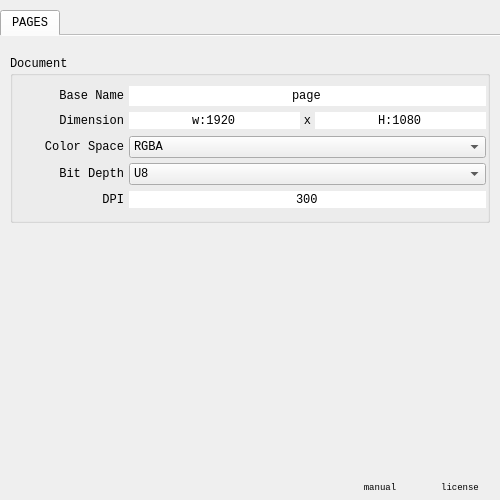
<?xml version="1.0" encoding="UTF-8"?>
<ui version="4.0">
 <class>projectpages_settings</class>
 <widget class="QWidget" name="projectpages_settings">
  <property name="geometry">
   <rect>
    <x>0</x>
    <y>0</y>
    <width>500</width>
    <height>500</height>
   </rect>
  </property>
  <property name="sizePolicy">
   <sizepolicy hsizetype="Ignored" vsizetype="Ignored">
    <horstretch>0</horstretch>
    <verstretch>0</verstretch>
   </sizepolicy>
  </property>
  <property name="font">
   <font>
    <family>Lucida Console</family>
   </font>
  </property>
  <layout class="QVBoxLayout" name="imagineboard_settings_layout">
   <property name="spacing">
    <number>5</number>
   </property>
   <property name="leftMargin">
    <number>0</number>
   </property>
   <property name="topMargin">
    <number>10</number>
   </property>
   <property name="rightMargin">
    <number>0</number>
   </property>
   <property name="bottomMargin">
    <number>5</number>
   </property>
   <item>
    <widget class="QTabWidget" name="tab_widget">
     <property name="currentIndex">
      <number>0</number>
     </property>
     <property name="documentMode">
      <bool>true</bool>
     </property>
     <property name="movable">
      <bool>true</bool>
     </property>
     <widget class="QWidget" name="tab_pages">
      <attribute name="title">
       <string>PAGES</string>
      </attribute>
      <layout class="QVBoxLayout" name="tab_pages_layout">
       <property name="spacing">
        <number>0</number>
       </property>
       <property name="leftMargin">
        <number>0</number>
       </property>
       <property name="topMargin">
        <number>0</number>
       </property>
       <property name="rightMargin">
        <number>0</number>
       </property>
       <property name="bottomMargin">
        <number>0</number>
       </property>
       <item>
        <widget class="QScrollArea" name="scroll_area_pages">
         <property name="sizePolicy">
          <sizepolicy hsizetype="Ignored" vsizetype="Ignored">
           <horstretch>0</horstretch>
           <verstretch>0</verstretch>
          </sizepolicy>
         </property>
         <property name="frameShape">
          <enum>QFrame::NoFrame</enum>
         </property>
         <property name="frameShadow">
          <enum>QFrame::Plain</enum>
         </property>
         <property name="lineWidth">
          <number>0</number>
         </property>
         <property name="widgetResizable">
          <bool>true</bool>
         </property>
         <property name="alignment">
          <set>Qt::AlignCenter</set>
         </property>
         <widget class="QWidget" name="scrollarea_contents_pages">
          <property name="geometry">
           <rect>
            <x>0</x>
            <y>0</y>
            <width>500</width>
            <height>444</height>
           </rect>
          </property>
          <layout class="QGridLayout" name="scrollarea_contents_pages_layout">
           <property name="leftMargin">
            <number>10</number>
           </property>
           <property name="topMargin">
            <number>20</number>
           </property>
           <property name="rightMargin">
            <number>10</number>
           </property>
           <property name="bottomMargin">
            <number>10</number>
           </property>
           <property name="spacing">
            <number>5</number>
           </property>
           <item row="2" column="0">
            <widget class="QGroupBox" name="group_document">
             <property name="title">
              <string>Document</string>
             </property>
             <layout class="QGridLayout" name="group_document_layout">
              <property name="leftMargin">
               <number>1</number>
              </property>
              <property name="topMargin">
               <number>10</number>
              </property>
              <property name="rightMargin">
               <number>1</number>
              </property>
              <property name="bottomMargin">
               <number>10</number>
              </property>
              <property name="spacing">
               <number>5</number>
              </property>
              <item row="4" column="0">
               <widget class="QLabel" name="label_bitdepth">
                <property name="sizePolicy">
                 <sizepolicy hsizetype="Fixed" vsizetype="Preferred">
                  <horstretch>0</horstretch>
                  <verstretch>0</verstretch>
                 </sizepolicy>
                </property>
                <property name="minimumSize">
                 <size>
                  <width>110</width>
                  <height>20</height>
                 </size>
                </property>
                <property name="maximumSize">
                 <size>
                  <width>110</width>
                  <height>20</height>
                 </size>
                </property>
                <property name="text">
                 <string>Bit Depth</string>
                </property>
                <property name="alignment">
                 <set>Qt::AlignRight|Qt::AlignTrailing|Qt::AlignVCenter</set>
                </property>
               </widget>
              </item>
              <item row="3" column="0">
               <widget class="QLabel" name="label_colorspace">
                <property name="sizePolicy">
                 <sizepolicy hsizetype="Fixed" vsizetype="Preferred">
                  <horstretch>0</horstretch>
                  <verstretch>0</verstretch>
                 </sizepolicy>
                </property>
                <property name="minimumSize">
                 <size>
                  <width>110</width>
                  <height>20</height>
                 </size>
                </property>
                <property name="maximumSize">
                 <size>
                  <width>110</width>
                  <height>20</height>
                 </size>
                </property>
                <property name="text">
                 <string>Color Space</string>
                </property>
                <property name="alignment">
                 <set>Qt::AlignRight|Qt::AlignTrailing|Qt::AlignVCenter</set>
                </property>
               </widget>
              </item>
              <item row="5" column="1">
               <widget class="QSpinBox" name="spinbox_dpi">
                <property name="frame">
                 <bool>false</bool>
                </property>
                <property name="alignment">
                 <set>Qt::AlignCenter</set>
                </property>
                <property name="buttonSymbols">
                 <enum>QAbstractSpinBox::NoButtons</enum>
                </property>
                <property name="minimum">
                 <number>1</number>
                </property>
                <property name="maximum">
                 <number>1000</number>
                </property>
                <property name="value">
                 <number>300</number>
                </property>
               </widget>
              </item>
              <item row="1" column="0">
               <widget class="QLabel" name="label_dimension">
                <property name="sizePolicy">
                 <sizepolicy hsizetype="Fixed" vsizetype="Fixed">
                  <horstretch>0</horstretch>
                  <verstretch>0</verstretch>
                 </sizepolicy>
                </property>
                <property name="minimumSize">
                 <size>
                  <width>110</width>
                  <height>20</height>
                 </size>
                </property>
                <property name="maximumSize">
                 <size>
                  <width>110</width>
                  <height>20</height>
                 </size>
                </property>
                <property name="text">
                 <string>Dimension</string>
                </property>
                <property name="alignment">
                 <set>Qt::AlignRight|Qt::AlignTrailing|Qt::AlignVCenter</set>
                </property>
               </widget>
              </item>
              <item row="3" column="1">
               <widget class="QComboBox" name="combobox_colorspace">
                <property name="currentIndex">
                 <number>1</number>
                </property>
                <item>
                 <property name="text">
                  <string>GRAYA</string>
                 </property>
                </item>
                <item>
                 <property name="text">
                  <string>RGBA</string>
                 </property>
                </item>
                <item>
                 <property name="text">
                  <string>CMYKA</string>
                 </property>
                </item>
                <item>
                 <property name="text">
                  <string>YCbCrA</string>
                 </property>
                </item>
                <item>
                 <property name="text">
                  <string>XYZA</string>
                 </property>
                </item>
                <item>
                 <property name="text">
                  <string>LABA</string>
                 </property>
                </item>
               </widget>
              </item>
              <item row="4" column="1">
               <widget class="QComboBox" name="combobox_bitdepth">
                <item>
                 <property name="text">
                  <string>U8</string>
                 </property>
                </item>
                <item>
                 <property name="text">
                  <string>U16</string>
                 </property>
                </item>
                <item>
                 <property name="text">
                  <string>F16</string>
                 </property>
                </item>
                <item>
                 <property name="text">
                  <string>F32</string>
                 </property>
                </item>
               </widget>
              </item>
              <item row="1" column="1">
               <layout class="QHBoxLayout" name="dimension_layout">
                <property name="spacing">
                 <number>0</number>
                </property>
                <item>
                 <widget class="QSpinBox" name="spinbox_width">
                  <property name="sizePolicy">
                   <sizepolicy hsizetype="Ignored" vsizetype="Fixed">
                    <horstretch>0</horstretch>
                    <verstretch>0</verstretch>
                   </sizepolicy>
                  </property>
                  <property name="frame">
                   <bool>false</bool>
                  </property>
                  <property name="alignment">
                   <set>Qt::AlignCenter</set>
                  </property>
                  <property name="buttonSymbols">
                   <enum>QAbstractSpinBox::NoButtons</enum>
                  </property>
                  <property name="prefix">
                   <string>w:</string>
                  </property>
                  <property name="minimum">
                   <number>1</number>
                  </property>
                  <property name="maximum">
                   <number>100000</number>
                  </property>
                  <property name="value">
                   <number>1920</number>
                  </property>
                 </widget>
                </item>
                <item>
                 <widget class="QLabel" name="label_x">
                  <property name="sizePolicy">
                   <sizepolicy hsizetype="Fixed" vsizetype="Fixed">
                    <horstretch>0</horstretch>
                    <verstretch>0</verstretch>
                   </sizepolicy>
                  </property>
                  <property name="minimumSize">
                   <size>
                    <width>15</width>
                    <height>20</height>
                   </size>
                  </property>
                  <property name="maximumSize">
                   <size>
                    <width>15</width>
                    <height>20</height>
                   </size>
                  </property>
                  <property name="text">
                   <string>x</string>
                  </property>
                  <property name="alignment">
                   <set>Qt::AlignCenter</set>
                  </property>
                 </widget>
                </item>
                <item>
                 <widget class="QSpinBox" name="spinbox_height">
                  <property name="sizePolicy">
                   <sizepolicy hsizetype="Ignored" vsizetype="Fixed">
                    <horstretch>0</horstretch>
                    <verstretch>0</verstretch>
                   </sizepolicy>
                  </property>
                  <property name="frame">
                   <bool>false</bool>
                  </property>
                  <property name="alignment">
                   <set>Qt::AlignCenter</set>
                  </property>
                  <property name="buttonSymbols">
                   <enum>QAbstractSpinBox::NoButtons</enum>
                  </property>
                  <property name="prefix">
                   <string>H:</string>
                  </property>
                  <property name="minimum">
                   <number>1</number>
                  </property>
                  <property name="maximum">
                   <number>100000</number>
                  </property>
                  <property name="value">
                   <number>1080</number>
                  </property>
                 </widget>
                </item>
               </layout>
              </item>
              <item row="5" column="0">
               <widget class="QLabel" name="label_dpi">
                <property name="sizePolicy">
                 <sizepolicy hsizetype="Fixed" vsizetype="Preferred">
                  <horstretch>0</horstretch>
                  <verstretch>0</verstretch>
                 </sizepolicy>
                </property>
                <property name="minimumSize">
                 <size>
                  <width>110</width>
                  <height>20</height>
                 </size>
                </property>
                <property name="maximumSize">
                 <size>
                  <width>110</width>
                  <height>20</height>
                 </size>
                </property>
                <property name="text">
                 <string>DPI</string>
                </property>
                <property name="alignment">
                 <set>Qt::AlignRight|Qt::AlignTrailing|Qt::AlignVCenter</set>
                </property>
               </widget>
              </item>
              <item row="0" column="0">
               <widget class="QLabel" name="label_basename">
                <property name="sizePolicy">
                 <sizepolicy hsizetype="Fixed" vsizetype="Preferred">
                  <horstretch>0</horstretch>
                  <verstretch>0</verstretch>
                 </sizepolicy>
                </property>
                <property name="minimumSize">
                 <size>
                  <width>110</width>
                  <height>20</height>
                 </size>
                </property>
                <property name="maximumSize">
                 <size>
                  <width>110</width>
                  <height>20</height>
                 </size>
                </property>
                <property name="text">
                 <string>Base Name</string>
                </property>
                <property name="alignment">
                 <set>Qt::AlignRight|Qt::AlignTrailing|Qt::AlignVCenter</set>
                </property>
               </widget>
              </item>
              <item row="0" column="1">
               <widget class="QLineEdit" name="lineedit_basename">
                <property name="sizePolicy">
                 <sizepolicy hsizetype="Ignored" vsizetype="Fixed">
                  <horstretch>0</horstretch>
                  <verstretch>0</verstretch>
                 </sizepolicy>
                </property>
                <property name="minimumSize">
                 <size>
                  <width>0</width>
                  <height>20</height>
                 </size>
                </property>
                <property name="maximumSize">
                 <size>
                  <width>16777215</width>
                  <height>20</height>
                 </size>
                </property>
                <property name="focusPolicy">
                 <enum>Qt::ClickFocus</enum>
                </property>
                <property name="text">
                 <string>page</string>
                </property>
                <property name="frame">
                 <bool>false</bool>
                </property>
                <property name="alignment">
                 <set>Qt::AlignCenter</set>
                </property>
               </widget>
              </item>
             </layout>
            </widget>
           </item>
           <item row="3" column="0">
            <spacer name="vertical_spacer_document">
             <property name="orientation">
              <enum>Qt::Vertical</enum>
             </property>
             <property name="sizeHint" stdset="0">
              <size>
               <width>0</width>
               <height>0</height>
              </size>
             </property>
            </spacer>
           </item>
          </layout>
         </widget>
        </widget>
       </item>
      </layout>
     </widget>
    </widget>
   </item>
   <item>
    <layout class="QHBoxLayout" name="group_z_layout">
     <property name="spacing">
      <number>0</number>
     </property>
     <item>
      <spacer name="z_spacer">
       <property name="orientation">
        <enum>Qt::Horizontal</enum>
       </property>
       <property name="sizeHint" stdset="0">
        <size>
         <width>0</width>
         <height>0</height>
        </size>
       </property>
      </spacer>
     </item>
     <item>
      <widget class="QPushButton" name="manual">
       <property name="sizePolicy">
        <sizepolicy hsizetype="Preferred" vsizetype="Fixed">
         <horstretch>0</horstretch>
         <verstretch>0</verstretch>
        </sizepolicy>
       </property>
       <property name="minimumSize">
        <size>
         <width>0</width>
         <height>15</height>
        </size>
       </property>
       <property name="maximumSize">
        <size>
         <width>80</width>
         <height>15</height>
        </size>
       </property>
       <property name="font">
        <font>
         <pointsize>7</pointsize>
        </font>
       </property>
       <property name="focusPolicy">
        <enum>Qt::NoFocus</enum>
       </property>
       <property name="text">
        <string>manual</string>
       </property>
       <property name="flat">
        <bool>true</bool>
       </property>
      </widget>
     </item>
     <item>
      <widget class="QPushButton" name="license">
       <property name="sizePolicy">
        <sizepolicy hsizetype="Preferred" vsizetype="Fixed">
         <horstretch>0</horstretch>
         <verstretch>0</verstretch>
        </sizepolicy>
       </property>
       <property name="minimumSize">
        <size>
         <width>30</width>
         <height>15</height>
        </size>
       </property>
       <property name="maximumSize">
        <size>
         <width>80</width>
         <height>15</height>
        </size>
       </property>
       <property name="font">
        <font>
         <pointsize>7</pointsize>
        </font>
       </property>
       <property name="focusPolicy">
        <enum>Qt::NoFocus</enum>
       </property>
       <property name="text">
        <string>license</string>
       </property>
       <property name="flat">
        <bool>true</bool>
       </property>
      </widget>
     </item>
    </layout>
   </item>
  </layout>
 </widget>
 <resources/>
 <connections/>
</ui>
